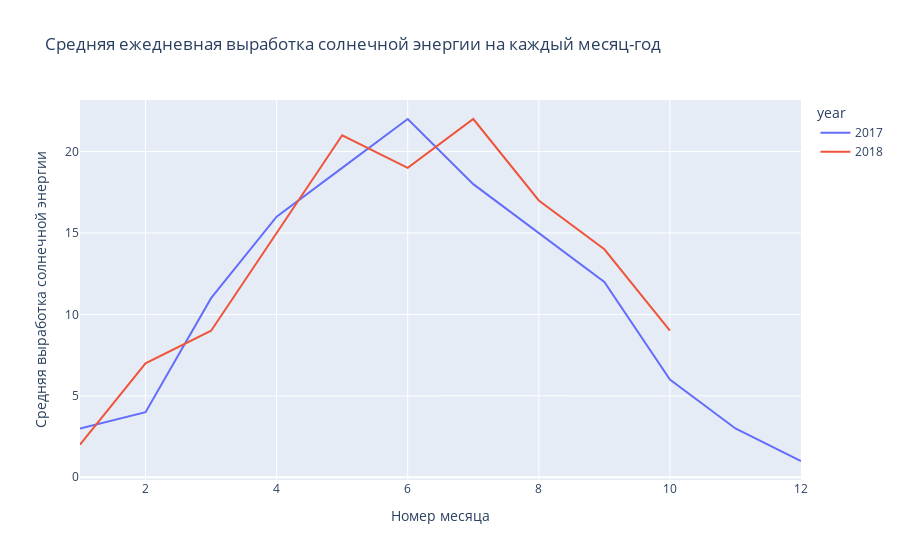

The notebook cell saved with this chart:
### Code cell
pic_1 = px.line(
    data_for_diagram,
    x='month',
    y = 'day_power',
    title='Средняя ежедневная выработка солнечной энергии на каждый месяц-год',
    color='year'
)

pic_1.update_layout(
    xaxis_title = 'Номер месяца',
    yaxis_title = 'Средняя выработка солнечной энергии'
)

pic_1.show()
pic_1.write_html('files_to_share/pic_1.html')

### Figure 1 — Plotly figure (JSON) as saved in the notebook; plotly's stock layout.template omitted (floating-point values rounded to 4 significant figures)
{"data": [{"hovertemplate": "year=2017<br>month=%{x}<br>day_power=%{y}<extra></extra>", "legendgroup": "2017", "line": {"color": "#636efa", "dash": "solid"}, "marker": {"symbol": "circle"}, "mode": "lines", "name": "2017", "orientation": "v", "showlegend": true, "type": "scatter", "x": [1, 2, 3, 4, 5, 6, 7, 8, 9, 10, 11, 12], "xaxis": "x", "y": [3, 4, 11, 16, 19, 22, 18, 15, 12, 6, 3, 1], "yaxis": "y"}, {"hovertemplate": "year=2018<br>month=%{x}<br>day_power=%{y}<extra></extra>", "legendgroup": "2018", "line": {"color": "#EF553B", "dash": "solid"}, "marker": {"symbol": "circle"}, "mode": "lines", "name": "2018", "orientation": "v", "showlegend": true, "type": "scatter", "x": [1, 2, 3, 4, 5, 6, 7, 8, 9, 10], "xaxis": "x", "y": [2, 7, 9, 15, 21, 19, 22, 17, 14, 9], "yaxis": "y"}], "layout": {"legend": {"title": {"text": "year"}, "tracegroupgap": 0}, "title": {"text": "Средняя ежедневная выработка солнечной энергии на каждый месяц-год"}, "xaxis": {"anchor": "y", "domain": [0, 1], "title": {"text": "Номер месяца"}}, "yaxis": {"anchor": "x", "domain": [0, 1], "title": {"text": "Средняя выработка солнечной энергии"}}}}
